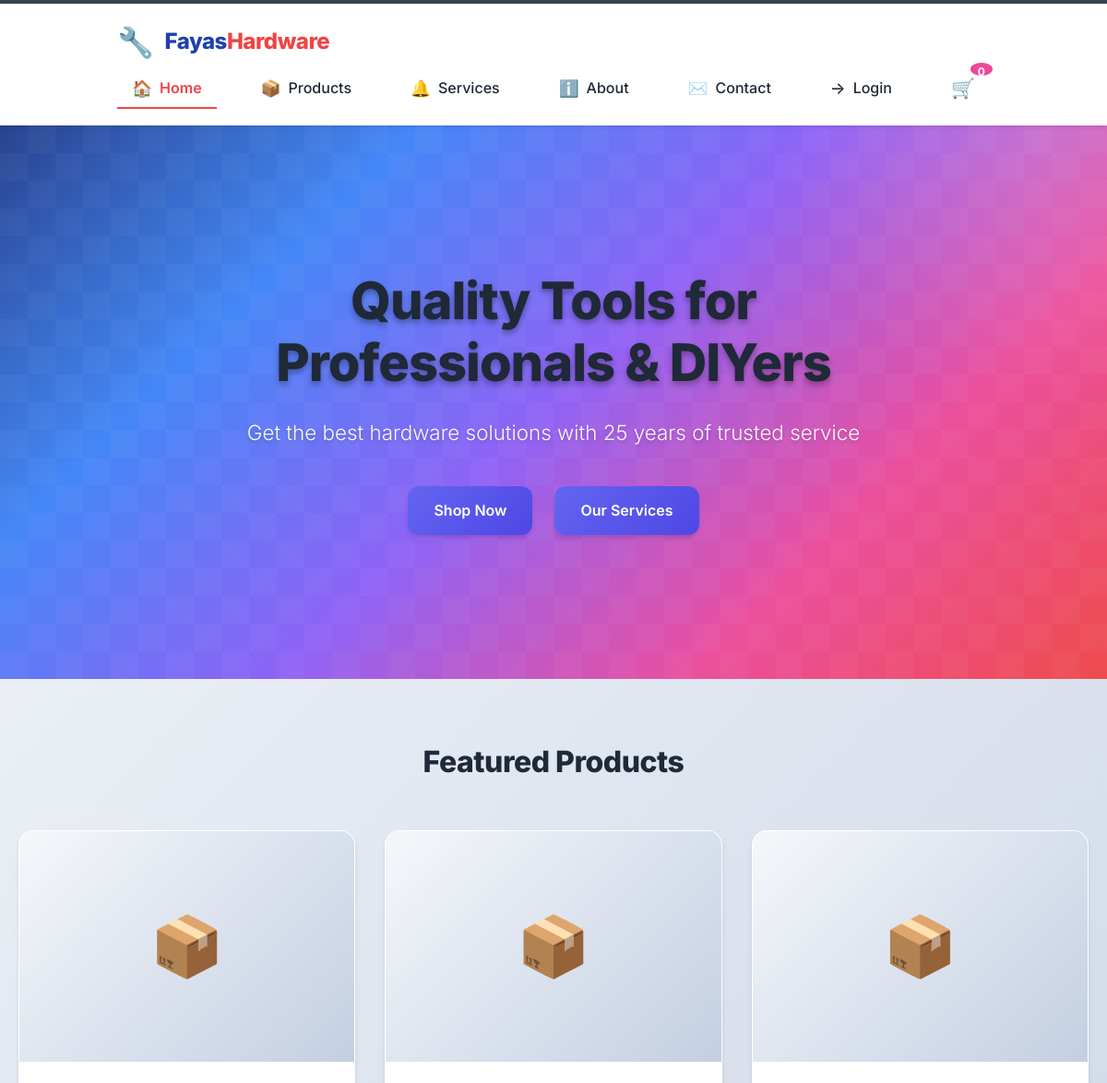
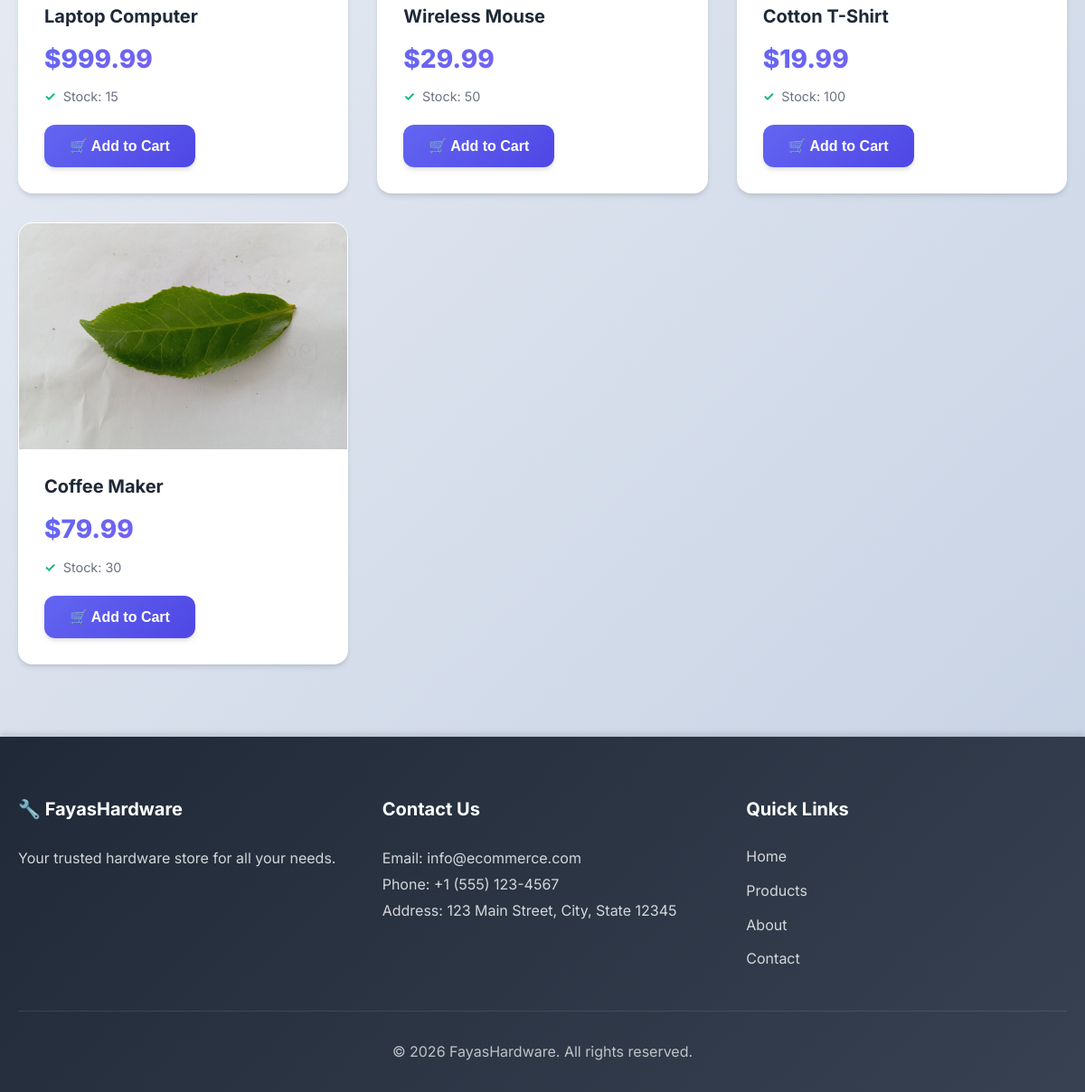
The page / on the database its author committed (2 pictures, top to bottom).
### tables this page shows
CREATE TABLE IF NOT EXISTS products (
    id INT AUTO_INCREMENT PRIMARY KEY,
    name VARCHAR(200) NOT NULL,
    description TEXT,
    price DECIMAL(10, 2) NOT NULL,
    stock_quantity INT DEFAULT 0,
    image VARCHAR(255),
    supplier_id INT,
    category VARCHAR(50),
    featured TINYINT(1) DEFAULT 0,
    created_at TIMESTAMP DEFAULT CURRENT_TIMESTAMP,
    FOREIGN KEY (supplier_id) REFERENCES suppliers(id) ON DELETE SET NULL
);

### config/functions.php (called while the page is built, shortened)
<?php
function formatCurrency($amount) {
    return '$' . number_format($amount, 2);
}
function getAssetUrl($path) {
    $protocol = (isset($_SERVER['HTTPS']) && $_SERVER['HTTPS'] === 'on') ? 'https' : 'http';
    $host = $_SERVER['HTTP_HOST'];
    $scriptDir = dirname($_SERVER['SCRIPT_NAME']);
    $scriptDir = rtrim($scriptDir, '/');
    if ($scriptDir === '') {
        $scriptDir = '/';
    }
    if (strpos($path, 'uploads/') !== false || strpos($path, '../uploads/') !== false) {
        $path = str_replace('../uploads/', 'uploads/', $path);
        $pathParts = explode('/', $path);
        $filename = array_pop($pathParts);
        $encodedFilename = rawurlencode($filename);
        $encodedPath = (!empty($pathParts) ? implode('/', $pathParts) . '/' : '') . $encodedFilename;
        return $protocol . '://' . $host . $scriptDir . '/' . ltrim($encodedPath, '/');
    }
    $pathParts = explode('/', $path);
    $filename = array_pop($pathParts);
    $encodedFilename = rawurlencode($filename);
    $encodedPath = (!empty($pathParts) ? implode('/', $pathParts) . '/' : '') . $encodedFilename;
    return $protocol . '://' . $host . $scriptDir . '/assets/' . ltrim($encodedPath, '/');
}
?>

### index.php (the view, shortened to what this page needs)
<?php
require_once 'config/functions.php';
$conn = getDBConnection();
$featuredQuery = "SELECT * FROM products WHERE featured = 1 AND stock_quantity > 0 LIMIT 6";
$featuredResult = $conn->query($featuredQuery);
include 'includes/header.php';
?>
<div class="hero-section">
    <div class="hero-background"></div>
    <div class="container">
        <div class="hero-content">
            <h1 class="hero-title">Quality Tools for Professionals & DIYers</h1>
            <p class="hero-tagline">Get the best hardware solutions with 25 years of trusted service</p>
            <div class="hero-buttons">
                <a href="products.php" class="btn btn-shop-now">Shop Now</a>
                <a href="about.php" class="btn btn-services">Our Services</a>
            </div>
        </div>
    </div>
</div>
<div class="container">
    <h2 style="text-align: center; margin-bottom: 2rem;">Featured Products</h2>
    <div class="products-grid">
        <?php if ($featuredResult->num_rows > 0): ?>
            <?php while ($product = $featuredResult->fetch_assoc()): ?>
                <div class="product-card" data-category="<?php echo htmlspecialchars($product['category']); ?>">
                    <div class="product-image">
                        <?php if (!empty($product['image'])): ?>
                            <img src="<?php echo getAssetUrl('uploads/' . htmlspecialchars($product['image'])); ?>" alt="<?php echo htmlspecialchars($product['name']); ?>" style="width: 100%; height: 100%; object-fit: cover;" onerror="this.style.display='none'; this.nextElementSibling.style.display='flex';">
                            <div style="width: 100%; height: 100%; display: none; align-items: center; justify-content: center; font-size: 4rem; background: linear-gradient(135deg, #f5f7fa 0%, #c3cfe2 100%);">
                                📦
                            </div>
                        <?php else: ?>
                            <div style="width: 100%; height: 100%; display: flex; align-items: center; justify-content: center; font-size: 4rem; background: linear-gradient(135deg, #f5f7fa 0%, #c3cfe2 100%);">
                                📦
                            </div>
                        <?php endif; ?>
                    </div>
                    <div class="product-info">
                        <div class="product-name"><?php echo htmlspecialchars($product['name']); ?></div>
                        <div class="product-price"><?php echo formatCurrency($product['price']); ?></div>
                        <div class="product-stock">Stock: <?php echo $product['stock_quantity']; ?></div>
                        <button class="btn btn-primary add-to-cart-btn" onclick="addToCart(<?php echo $product['id']; ?>, '<?php echo htmlspecialchars($product['name'], ENT_QUOTES); ?>', <?php echo $product['price']; ?>)" data-product-id="<?php echo $product['id']; ?>">
                            🛒 Add to Cart
                        </button>
                    </div>
                </div>
            <?php endwhile; ?>
        <?php else: ?>
            <p>No featured products available at the moment.</p>
        <?php endif; ?>
    </div>
</div>
<?php
include 'includes/footer.php';
?>

### rows shown on the page
products: name "Laptop Computer", price "$999.99", stock_quantity "15"
products: name "Wireless Mouse", price "$29.99", stock_quantity "50"
products: name "Cotton T-Shirt", price "$19.99", stock_quantity "100"
products: image (picture), name "Coffee Maker", price "$79.99", stock_quantity "30"
